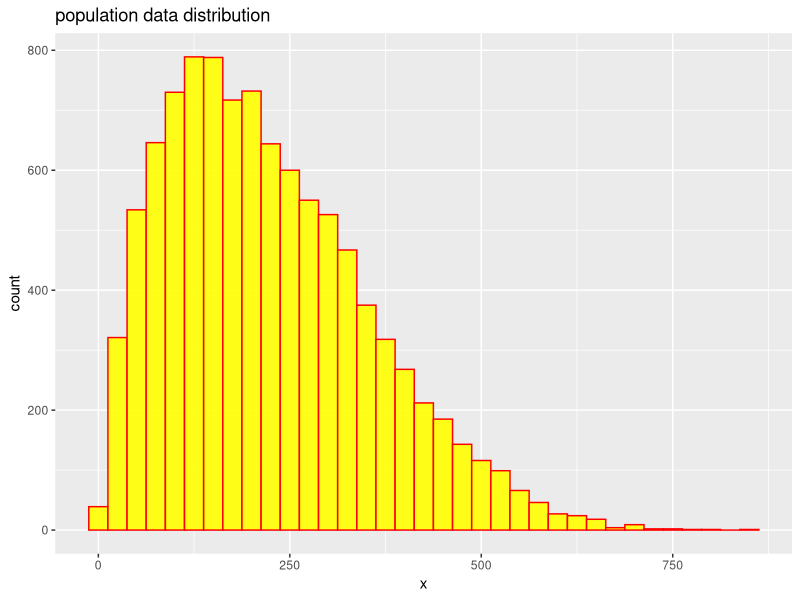
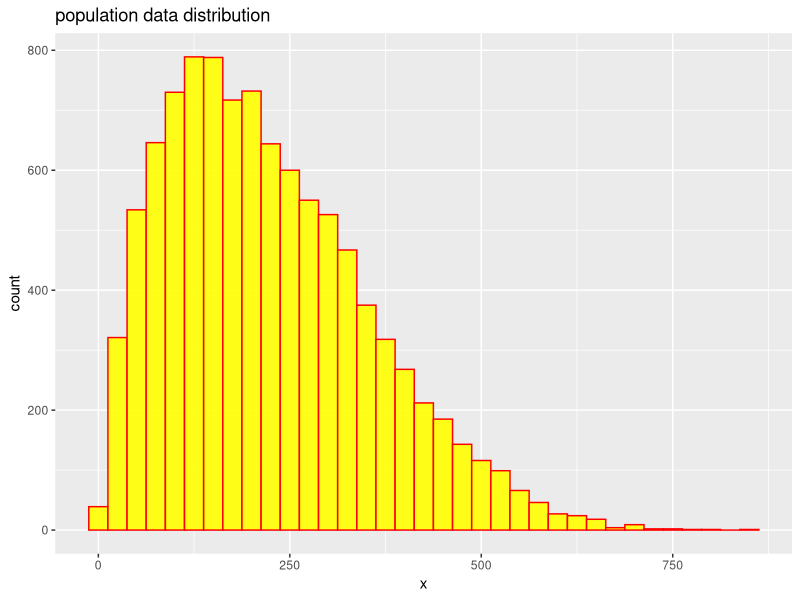

Generate these figures, in order, with R:
library(ggplot2)

setwd('C:/Users/Ahmad/Desktop/Ahmad/python/clt_r')

# start by creating population data that has skewed distribution
data_df <- data.frame(x=rbeta(10000,2,7)*1000)

# visualize the skewed distribution
ggplot(data_df, aes(x)) +
geom_histogram(binwidth=25, fill="yellow", color="red", alpha=0.9) +
ggtitle("population data distribution")
ggsave(filename="./output/pop.png", plot=last_plot(), width = 20, height = 15, units='cm')

# create a dataframe of sample means from 500 random samples from the data
mean_df <- data.frame(mean = numeric())

for (x in 1:500) {
  sample <- data_df[sample(nrow(data_df), 200),]
  mean_df <- rbind(mean_df, data.frame(mean = mean(sample)))
}
